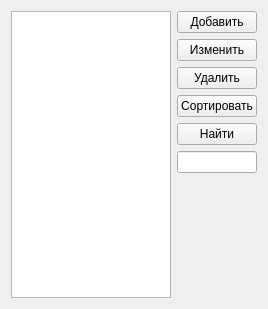
<?xml version="1.0" encoding="UTF-8"?>
<ui version="4.0">
 <class>Widget</class>
 <widget class="QWidget" name="Widget">
  <property name="geometry">
   <rect>
    <x>0</x>
    <y>0</y>
    <width>268</width>
    <height>309</height>
   </rect>
  </property>
  <property name="windowTitle">
   <string>IP таблица</string>
  </property>
  <layout class="QHBoxLayout" name="horizontalLayout">
   <item>
    <layout class="QGridLayout" name="gridLayout">
     <item row="0" column="0" rowspan="7">
      <widget class="QListView" name="listView"/>
     </item>
     <item row="0" column="1">
      <widget class="QPushButton" name="AddButton">
       <property name="text">
        <string>Добавить</string>
       </property>
      </widget>
     </item>
     <item row="1" column="1">
      <widget class="QPushButton" name="EditButton">
       <property name="text">
        <string>Изменить</string>
       </property>
      </widget>
     </item>
     <item row="3" column="1">
      <widget class="QPushButton" name="SortButton">
       <property name="text">
        <string>Сортировать</string>
       </property>
      </widget>
     </item>
     <item row="4" column="1">
      <widget class="QPushButton" name="FindButton">
       <property name="text">
        <string>Найти</string>
       </property>
      </widget>
     </item>
     <item row="2" column="1">
      <widget class="QPushButton" name="DeleteButton">
       <property name="text">
        <string>Удалить</string>
       </property>
      </widget>
     </item>
     <item row="5" column="1">
      <widget class="QLineEdit" name="lineEdit">
       <property name="enabled">
        <bool>true</bool>
       </property>
      </widget>
     </item>
    </layout>
   </item>
  </layout>
 </widget>
 <layoutdefault spacing="6" margin="11"/>
 <resources/>
 <connections/>
</ui>
